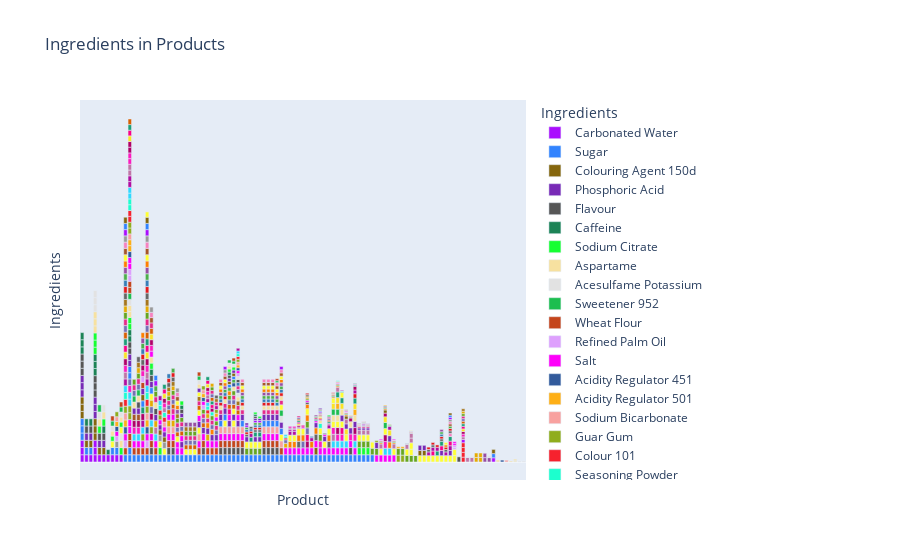

The notebook cell this image was saved under:
### Code cell
import plotly.express as px
import plotly.colors

# 获取唯一的成分列表
unique_ingredients = df['IngredientResearch'].unique()

# 生成足够的颜色以避免重叠
color_palette = plotly.colors.qualitative.Alphabet + plotly.colors.qualitative.Dark2 + plotly.colors.qualitative.Set1
num_colors = len(unique_ingredients)
extended_color_palette = color_palette * (num_colors // len(color_palette) + 1)
color_discrete_map = {unique_ingredients[i]: extended_color_palette[i] for i in range(num_colors)}

# 创建柱状图
fig = px.bar(df, x='Product', y='IngredientResearch', color='IngredientResearch',
             title='Ingredients in Products',
             labels={'IngredientResearch': ' Ingredients'},
             color_discrete_map=color_discrete_map)

fig.update_layout(
    xaxis_title='Product',
    yaxis_title='Ingredients',
    xaxis_showticklabels=False,  # 隐藏x轴标签
    yaxis_showticklabels=False   # 隐藏y轴标签
)

fig.show()
